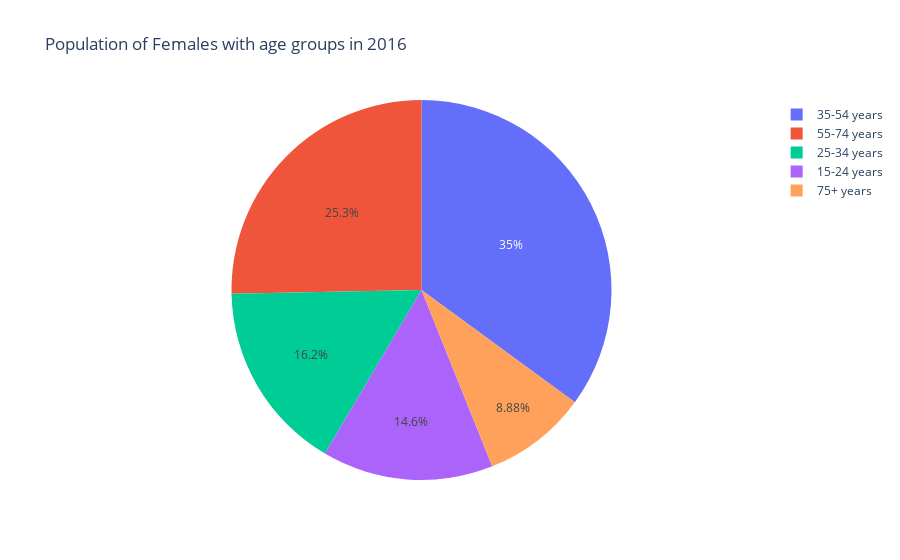

The cell this chart's notebook holds for it:
### Code cell
fig = px.pie(sd_2016_female, values='population',
             names='age', title='Population of Females with age groups in 2016')
fig.show()

### Figure 1 — Plotly figure (JSON) as saved in the notebook; plotly's stock layout.template omitted (floating-point values rounded to 4 significant figures)
{"data": [{"domain": {"x": [0, 1], "y": [0, 1]}, "hovertemplate": "age=%{label}<br>population=%{value}<extra></extra>", "labels": ["75+ years", "55-74 years", "35-54 years", "25-34 years", "15-24 years", "75+ years", "55-74 years", "35-54 years", "15-24 years", "25-34 years", "75+ years", "55-74 years", "35-54 years", "15-24 years", "25-34 years", "35-54 years", "25-34 years", "55-74 years", "15-24 years", "75+ years", "55-74 years", "35-54 years", "75+ years", "25-34 years", "15-24 years", "15-24 years", "25-34 years", "35-54 years", "55-74 years", "75+ years", "75+ years", "55-74 years", "35-54 years", "25-34 years", "15-24 years", "25-34 years", "55-74 years", "15-24 years", "35-54 years", "75+ years", "75+ years", "55-74 years", "35-54 years", "25-34 years", "15-24 years", "15-24 years", "25-34 years", "35-54 years", "55-74 years", "75+ years", "75+ years", "15-24 years", "25-34 years", "35-54 years", "55-74 years", "75+ years", "55-74 years", "35-54 years", "25-34 years", "15-24 years", "35-54 years", "25-34 years", "15-24 years", "55-74 years", "75+ years", "75+ years", "55-74 years", "35-54 years", "25-34 years", "15-24 years", "35-54 years", "55-74 years", "75+ years", "25-34 years", "15-24 years", "75+ years", "55-74 years", "35-54 years", "25-34 years", "15-24 years"], "legendgroup": "", "name": "", "showlegend": true, "type": "pie", "values": [102414, 308349, 408109, 277452, 195422, 478267, 1009403, 1273241, 488020, 585913, 246002, 551758, 570380, 231038, 265327, 117819, 71307, 90294, 58057, 31234, 1358948, 1541109, 480884, 691963, 502574, 9543, 10271, 11222, 6392, 2227, 521024, 1346205, 1432415, 602785, 536865, 23233, 32963, 22971, 43216, 11268, 193001, 390385, 406249, 182632, 168917, 94001, 85747, 177524, 120603, 26298, 26305, 246805, 292237, 406028, 148196, 781301, 2037375, 2334777, 1043372, 1025443, 179374, 164901, 88675, 26182, 3250, 997868, 2462909, 2823207, 1264645, 1041307, 1257582, 1120938, 493341, 641572, 570983, 1589015, 6049756, 10629684, 4702656, 4525574]}], "layout": {"legend": {"tracegroupgap": 0}, "title": {"text": "Population of Females with age groups in 2016"}}}
